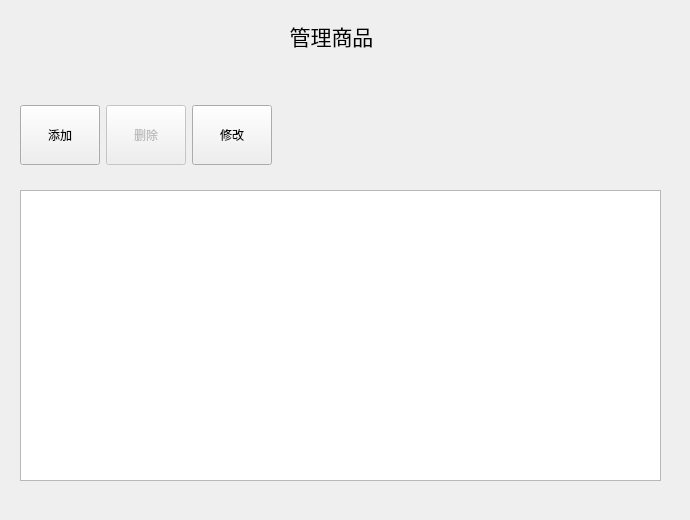
<?xml version="1.0" encoding="UTF-8"?>
<ui version="4.0">
 <class>commodity</class>
 <widget class="QWidget" name="commodity">
  <property name="geometry">
   <rect>
    <x>0</x>
    <y>0</y>
    <width>690</width>
    <height>520</height>
   </rect>
  </property>
  <property name="windowTitle">
   <string>Form</string>
  </property>
  <widget class="QWidget" name="layoutWidget">
   <property name="geometry">
    <rect>
     <x>20</x>
     <y>100</y>
     <width>341</width>
     <height>71</height>
    </rect>
   </property>
   <layout class="QHBoxLayout" name="horizontalLayout_2">
    <item>
     <widget class="QPushButton" name="newBtn_2">
      <property name="minimumSize">
       <size>
        <width>80</width>
        <height>60</height>
       </size>
      </property>
      <property name="maximumSize">
       <size>
        <width>60</width>
        <height>60</height>
       </size>
      </property>
      <property name="styleSheet">
       <string notr="true">border-image: url(:/myImages/images/front_seal/add.png);</string>
      </property>
      <property name="text">
       <string>添加</string>
      </property>
     </widget>
    </item>
    <item>
     <widget class="QPushButton" name="deleteBtn_2">
      <property name="enabled">
       <bool>false</bool>
      </property>
      <property name="minimumSize">
       <size>
        <width>80</width>
        <height>60</height>
       </size>
      </property>
      <property name="styleSheet">
       <string notr="true">border-image: url(:/myImages/images/front_seal/delete.png);</string>
      </property>
      <property name="text">
       <string>删除</string>
      </property>
     </widget>
    </item>
    <item>
     <widget class="QPushButton" name="modifyBtn_2">
      <property name="minimumSize">
       <size>
        <width>80</width>
        <height>60</height>
       </size>
      </property>
      <property name="styleSheet">
       <string notr="true">border-image: url(:/myImages/images/front_seal/modify.png);</string>
      </property>
      <property name="text">
       <string>修改</string>
      </property>
     </widget>
    </item>
    <item>
     <spacer name="horizontalSpacer_2">
      <property name="orientation">
       <enum>Qt::Horizontal</enum>
      </property>
      <property name="sizeHint" stdset="0">
       <size>
        <width>40</width>
        <height>20</height>
       </size>
      </property>
     </spacer>
    </item>
   </layout>
  </widget>
  <widget class="QTableView" name="tableView">
   <property name="geometry">
    <rect>
     <x>20</x>
     <y>190</y>
     <width>641</width>
     <height>291</height>
    </rect>
   </property>
  </widget>
  <widget class="QLabel" name="label">
   <property name="geometry">
    <rect>
     <x>170</x>
     <y>10</y>
     <width>323</width>
     <height>51</height>
    </rect>
   </property>
   <property name="font">
    <font>
     <family>楷体</family>
     <pointsize>16</pointsize>
    </font>
   </property>
   <property name="text">
    <string>管理商品</string>
   </property>
   <property name="alignment">
    <set>Qt::AlignCenter</set>
   </property>
  </widget>
 </widget>
 <resources/>
 <connections/>
</ui>
